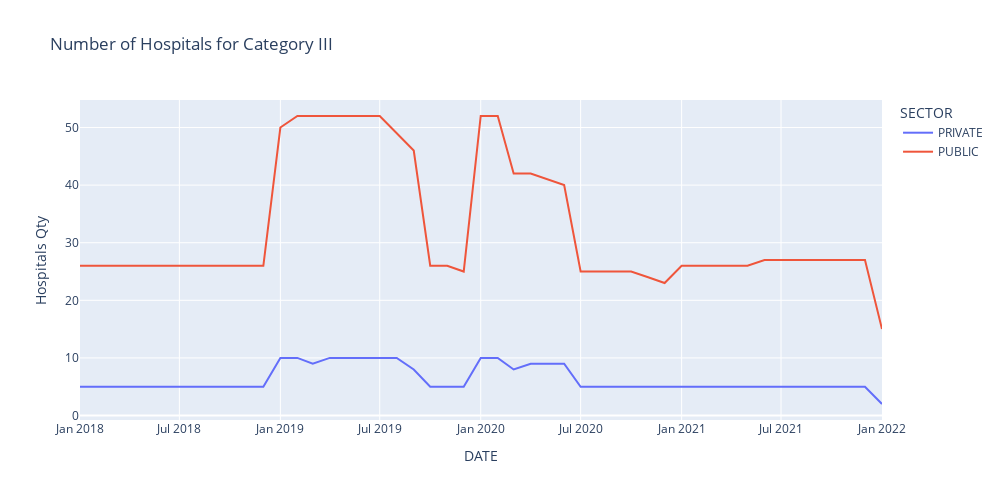

Notebook cell for this chart:
### Code cell
fig = px.line(data_temp, 
             x="DATE", 
             y="Hospitals Qty", 
             color="SECTOR",
             width=1000, height=500,
             title='Number of Hospitals for Category ' + CATEGORIA_STUDIO,
            )     
fig.show()
#fig.write_html("figures/hospital_qty/category_"+CATEGORIA_STUDIO+"_lines.html")
fig.write_image("figures/hospital_qty/category_"+CATEGORIA_STUDIO+"_lines.png", format  = 'png')

### Figure 1 — Plotly figure (JSON) as saved in the notebook; plotly's stock layout.template omitted (floating-point values rounded to 4 significant figures)
{"data": [{"hovertemplate": "SECTOR=PRIVATE<br>DATE=%{x}<br>Hospitals Qty=%{y}<extra></extra>", "legendgroup": "PRIVATE", "line": {"color": "#636efa", "dash": "solid"}, "marker": {"symbol": "circle"}, "mode": "lines", "name": "PRIVATE", "orientation": "v", "showlegend": true, "type": "scatter", "x": ["2018-01-01T00:00:00", "2018-02-01T00:00:00", "2018-03-01T00:00:00", "2018-04-01T00:00:00", "2018-05-01T00:00:00", "2018-06-01T00:00:00", "2018-07-01T00:00:00", "2018-08-01T00:00:00", "2018-09-01T00:00:00", "2018-10-01T00:00:00", "2018-11-01T00:00:00", "2018-12-01T00:00:00", "2019-01-01T00:00:00", "2019-02-01T00:00:00", "2019-03-01T00:00:00", "2019-04-01T00:00:00", "2019-05-01T00:00:00", "2019-06-01T00:00:00", "2019-07-01T00:00:00", "2019-08-01T00:00:00", "2019-09-01T00:00:00", "2019-10-01T00:00:00", "2019-11-01T00:00:00", "2019-12-01T00:00:00", "2020-01-01T00:00:00", "2020-02-01T00:00:00", "2020-03-01T00:00:00", "2020-04-01T00:00:00", "2020-05-01T00:00:00", "2020-06-01T00:00:00", "2020-07-01T00:00:00", "2020-08-01T00:00:00", "2020-09-01T00:00:00", "2020-10-01T00:00:00", "2020-11-01T00:00:00", "2020-12-01T00:00:00", "2021-01-01T00:00:00", "2021-02-01T00:00:00", "2021-03-01T00:00:00", "2021-04-01T00:00:00", "2021-05-01T00:00:00", "2021-06-01T00:00:00", "2021-07-01T00:00:00", "2021-08-01T00:00:00", "2021-09-01T00:00:00", "2021-10-01T00:00:00", "2021-11-01T00:00:00", "2021-12-01T00:00:00", "2022-01-01T00:00:00"], "xaxis": "x", "y": [5, 5, 5, 5, 5, 5, 5, 5, 5, 5, 5, 5, 10, 10, 9, 10, 10, 10, 10, 10, 8, 5, 5, 5, 10, 10, 8, 9, 9, 9, 5, 5, 5, 5, 5, 5, 5, 5, 5, 5, 5, 5, 5, 5, 5, 5, 5, 5, 2], "yaxis": "y"}, {"hovertemplate": "SECTOR=PUBLIC<br>DATE=%{x}<br>Hospitals Qty=%{y}<extra></extra>", "legendgroup": "PUBLIC", "line": {"color": "#EF553B", "dash": "solid"}, "marker": {"symbol": "circle"}, "mode": "lines", "name": "PUBLIC", "orientation": "v", "showlegend": true, "type": "scatter", "x": ["2018-01-01T00:00:00", "2018-02-01T00:00:00", "2018-03-01T00:00:00", "2018-04-01T00:00:00", "2018-05-01T00:00:00", "2018-06-01T00:00:00", "2018-07-01T00:00:00", "2018-08-01T00:00:00", "2018-09-01T00:00:00", "2018-10-01T00:00:00", "2018-11-01T00:00:00", "2018-12-01T00:00:00", "2019-01-01T00:00:00", "2019-02-01T00:00:00", "2019-03-01T00:00:00", "2019-04-01T00:00:00", "2019-05-01T00:00:00", "2019-06-01T00:00:00", "2019-07-01T00:00:00", "2019-08-01T00:00:00", "2019-09-01T00:00:00", "2019-10-01T00:00:00", "2019-11-01T00:00:00", "2019-12-01T00:00:00", "2020-01-01T00:00:00", "2020-02-01T00:00:00", "2020-03-01T00:00:00", "2020-04-01T00:00:00", "2020-05-01T00:00:00", "2020-06-01T00:00:00", "2020-07-01T00:00:00", "2020-08-01T00:00:00", "2020-09-01T00:00:00", "2020-10-01T00:00:00", "2020-11-01T00:00:00", "2020-12-01T00:00:00", "2021-01-01T00:00:00", "2021-02-01T00:00:00", "2021-03-01T00:00:00", "2021-04-01T00:00:00", "2021-05-01T00:00:00", "2021-06-01T00:00:00", "2021-07-01T00:00:00", "2021-08-01T00:00:00", "2021-09-01T00:00:00", "2021-10-01T00:00:00", "2021-11-01T00:00:00", "2021-12-01T00:00:00", "2022-01-01T00:00:00"], "xaxis": "x", "y": [26, 26, 26, 26, 26, 26, 26, 26, 26, 26, 26, 26, 50, 52, 52, 52, 52, 52, 52, 49, 46, 26, 26, 25, 52, 52, 42, 42, 41, 40, 25, 25, 25, 25, 24, 23, 26, 26, 26, 26, 26, 27, 27, 27, 27, 27, 27, 27, 15], "yaxis": "y"}], "layout": {"height": 500, "legend": {"title": {"text": "SECTOR"}, "tracegroupgap": 0}, "title": {"text": "Number of Hospitals for Category III"}, "width": 1000, "xaxis": {"anchor": "y", "autorange": true, "domain": [0, 1], "range": ["2018-01-01", "2022-01-01"], "title": {"text": "DATE"}, "type": "date"}, "yaxis": {"anchor": "x", "autorange": true, "domain": [0, 1], "range": [-0.7778, 54.78], "title": {"text": "Hospitals Qty"}, "type": "linear"}}}
